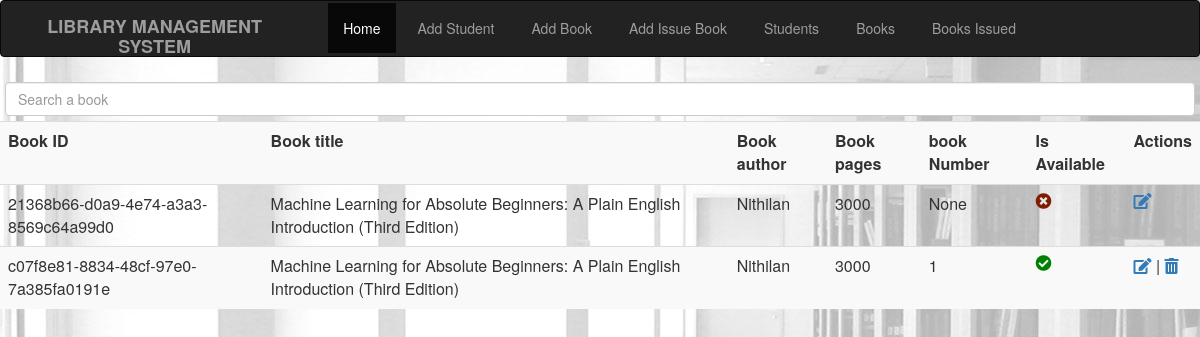
/view_books, run on the app's committed database.
### library/models.py (models this page shows, shortened)
class BookInstance(models.Model):
    id=models.UUIDField(primary_key=True,default=uuid.uuid4,help_text="Book unique id across the Library")
    book=models.ForeignKey('Book', on_delete=models.CASCADE,null=True)
    book_number=models.PositiveIntegerField(null=True,help_text="Book number for books of the save kind")
    Is_borrowed = models.BooleanField(default=False)

class Book(models.Model):
    book_title = models.CharField(max_length=200)
    book_author = models.CharField(max_length=100)
    book_pages = models.PositiveIntegerField()
    summary=models.TextField(max_length=500, help_text="Summary about the book",null=True,blank=True)

### library/views.py (the view)
# urls.py: path('view_books', views.view_books, name='show_book_record'),
def view_books(request):
    books=BookInstance.objects.order_by('id')
    return render(request,'view_books.html', {'books': books})

### library/templates/view_books.html (shortened to what this page needs)
{% extends 'base.html' %}
{% block content %}
<div class="search">
    <input type="text" class="form-control" id="books_search_input" name="book_name" placeholder="Search a book" onkeyup="search_books()">
</div>
<table class="table table-striped">
<tr>
    <th>Book ID</th>
    <th>Book title </th>
    <th>Book author </th>
    <th>Book pages </th>
    <th>book Number </th>
    <th>Is Available</th>
    <th>Actions</th>
</tr>
    {%for book in books%}
    <tr class="book_row">
    <td >{{book.id}}</td>
    <td class="title">{{book.book.book_title}}</td>
    <td>{{book.book.book_author}}</td>
    <td>{{book.book.book_pages}}</td>
    <td >{{book.book_number}}</td>
    <td>
        {%if  book.Is_borrowed %}
        <span><i class="fa fa-times-circle" style="color:rgb(128, 28, 0)"></i></span>
        <td>
            <a href="edit/book/{{book.id}}"><i class="fa fa-edit"></i></a>
            </td>
        {%else%}
        <span><i class="fa fa-check-circle" style="color:green"></i></span>
        <td><a href="edit/book/{{book.id}}"><i class="fa fa-edit"></i></a> | <a
            href="delete/book/{{book.id}}"><i class="fa fa-trash-alt"></i></a></td>
        {%endif%}
    </td>
    </tr> {% endfor %}
</table>
{% endblock %}

### library/static/css/style.css (style rules this page uses)
.search { padding:5px; }

### library/templates/base.html (style rules this page uses)
body { background-image: url('static/images/bg_library.jpg'); text-align:center; }

### data on the page
BookInstance: id "21368b66-d0a9-4e74-a3a3-8569c64a99d0", book.book_title "Machine Learning for Absolute Beginners: A Plain English Introduction (Third Edition)", book.book_author "Nithilan", book.book_pages "3000", book_number "None"
BookInstance: id "c07f8e81-8834-48cf-97e0-7a385fa0191e", book.book_title "Machine Learning for Absolute Beginners: A Plain English Introduction (Third Edition)", book.book_author "Nithilan", book.book_pages "3000", book_number "1"
